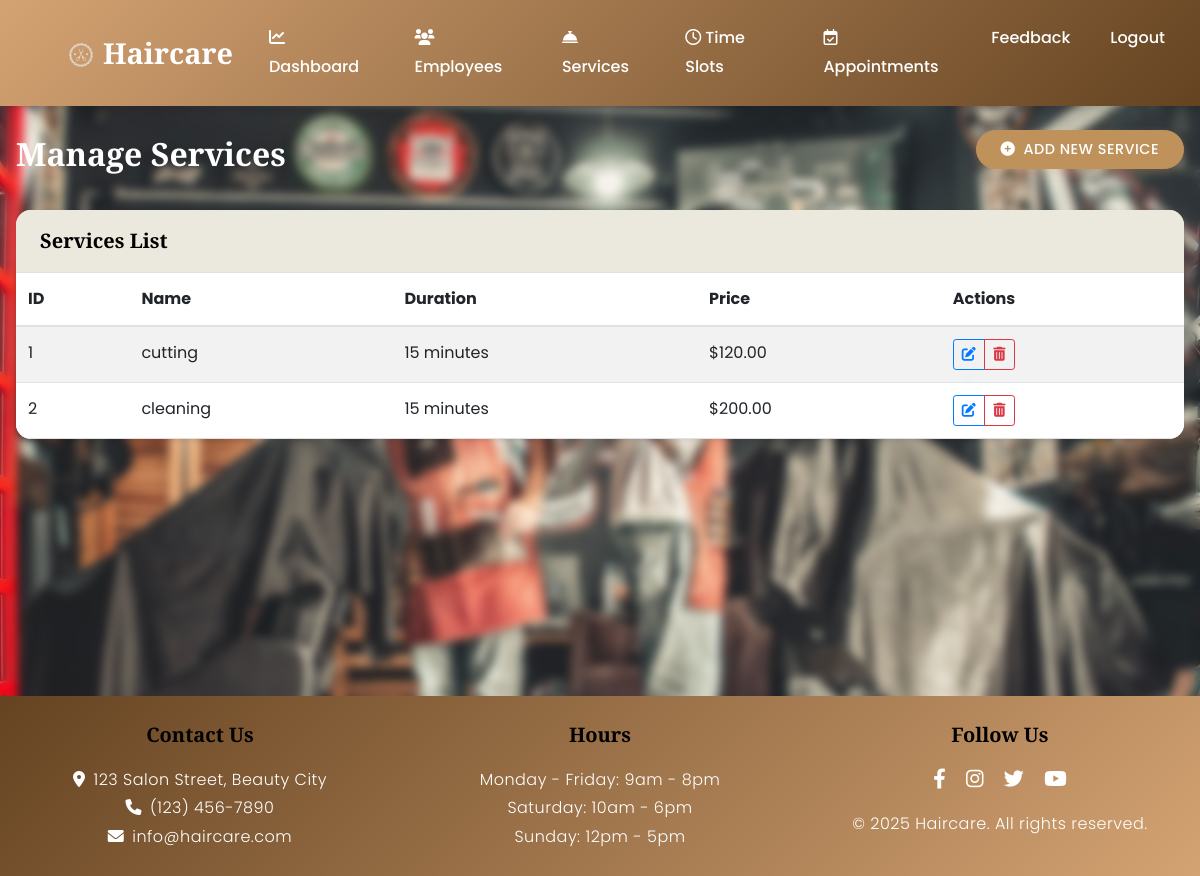
/services/ (signed in), run on the app's committed database.
### salon_app/models.py (models this page shows, shortened)
class Service(models.Model):
    name = models.CharField(max_length=100)
    description = models.TextField()
    price = models.DecimalField(max_digits=10, decimal_places=2)
    duration = models.IntegerField(help_text="Duration in minutes")
    created_at = models.DateTimeField(auto_now_add=True)
    updated_at = models.DateTimeField(auto_now=True)

### salon_app/views.py (the view)
# urls.py: path('services/', views.manage_services, name='manage_services'),
@login_required
@user_passes_test(is_admin)
def manage_services(request):
    services = Service.objects.all()
    return render(request, 'admin/manage_services.html', {
        'services': services
    })

### salon_app/views.py (called while the page is built)
def is_admin(user):
    return user.is_authenticated and user.user_type == 'ADMIN'

### salon_app/templates/admin/manage_services.html (shortened to what this page needs)
{% extends 'base.html' %}
{% block content %}
<div class="row mb-4">
    <div class="col">
        <h2>Manage Services</h2>
    </div>
    <div class="col-auto">
        <a href="{% url 'add_service' %}" class="btn btn-primary">
            <i class="fas fa-plus-circle me-2"></i>Add New Service
        </a>
    </div>
</div>
<div class="card shadow-sm">
    <div class="card-header bg-light">
        <h5 class="mb-0">Services List</h5>
    </div>
    <div class="table-responsive">
        <table class="table table-hover table-striped mb-0">
            <thead>
                <tr>
                    <th>ID</th>
                    <th>Name</th>
                    <th>Duration</th>
                    <th>Price</th>
                    <th>Actions</th>
                </tr>
            </thead>
            <tbody>
                {% if services %}
                    {% for service in services %}
                    <tr>
                        <td>{{ service.id }}</td>
                        <td>{{ service.name }}</td>
                        <td>{{ service.duration }} minutes</td>
                        <td>${{ service.price }}</td>
                        <td>
                            <div class="btn-group btn-group-sm">
                                <a href="{% url 'edit_service' service.id %}" class="btn btn-outline-primary">
                                    <i class="fas fa-edit"></i>
                                </a>
                                <button type="button" class="btn btn-outline-danger" data-bs-toggle="modal" data-bs-target="#deleteServiceModal{{ service.id }}">
                                    <i class="fas fa-trash-alt"></i>
                                </button>
                            </div>
                        </td>
                    </tr>
                    {% endfor %}
                {% else %}
                    <tr>
                        <td colspan="5" class="text-center py-4">No services found. <a href="{% url 'add_service' %}">Add a new service</a>.</td>
                    </tr>
                {% endif %}
            </tbody>
        </table>
    </div>
</div>
{% endblock %}

### data on the page
Service: id "1", name "cutting", duration "15", price "120.00"
Service: id "2", name "cleaning", duration "15", price "200.00"
